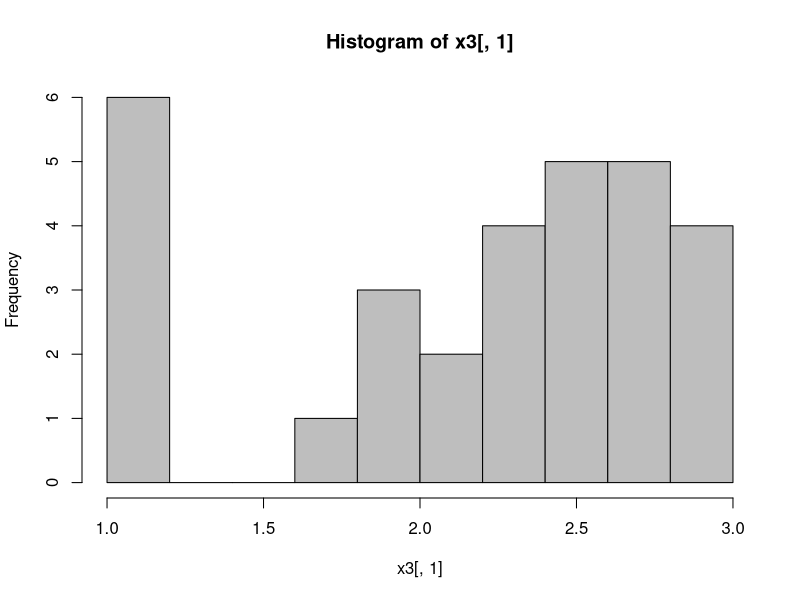
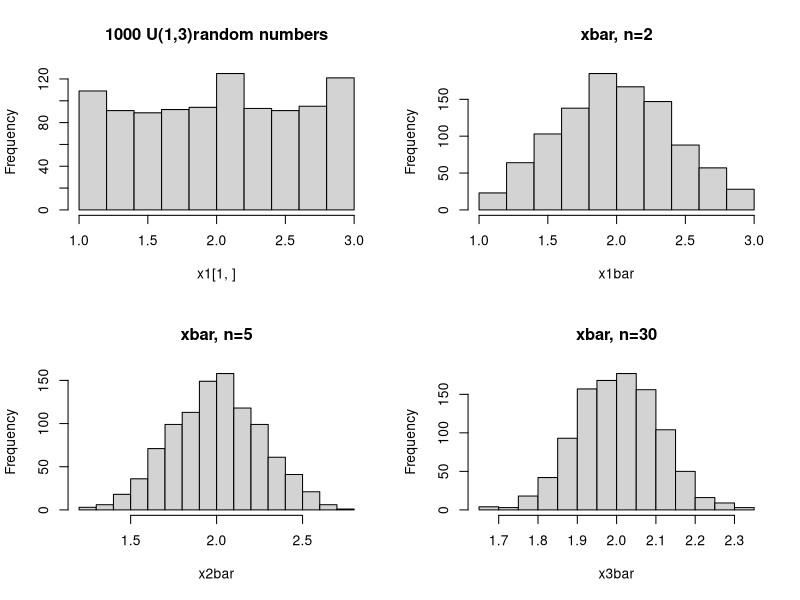

Write the R code that produced these figures, in order.
################### R code to illustrate the  central limit theorem

# Generate 2 random numbers from a uniform distribution in the interval 1 to 3. 
# And repeat this 1000 times. This is repeated sampling when the sample  size is 2 each time. 
x1<-replicate(1000,runif(2,1,3))
# Generate 5 random numbers from a uniform distribution in the interval 1 to 3.  
# And repeat this 1000 times. This is repeated sampling when the sample  size is 5 each time.
x2<-replicate(1000,runif(5,1,3))
# Generate 30 random numbers from a uniform distribution in the interval 1 to 3.  
# And repeat this 1000 times. This is repeated sampling when the sample  size is 30 each time.
x3<-replicate(1000,runif(30,1,3))

# Note that the data are organized in a matrix with 30 rows and 1000 columns
dim(x3)
# Each column represents one sample. The rows are the values of the sample.

# Check the distribution of one of first sample of size 30.
hist(x3[,1], nclass=10, col="grey")


# Now calculate the sample means for each sample.
# This results in 1000 sample means, one for each sample (size 2)
x1bar<-apply(x1,2,mean)
# And again for the other sample sizes
x2bar<-apply(x2,2,mean)
x3bar<-apply(x3,2,mean)

# Let's make a figure of the distribution of the sample means noting the sample sizes.
par(mfrow=c(2,2))
hist(x1[1,], main="1000 U(1,3)random numbers")
hist(x1bar, main="xbar, n=2")
hist(x2bar, main="xbar, n=5")
hist(x3bar, main="xbar, n=30")